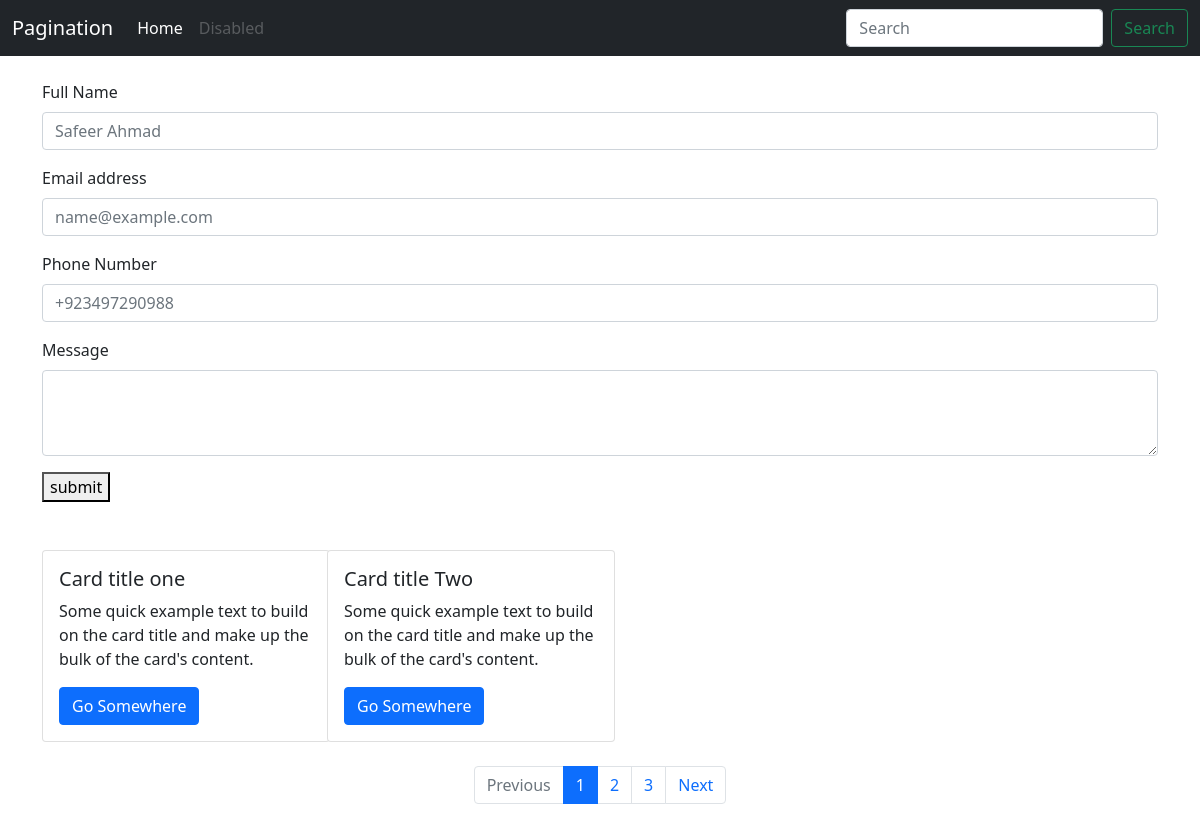
The page / on the database its author committed.
### card/models.py (models this page shows)
class card(models.Model):
    car_title = models.CharField(max_length=23)
    car_desc = HTMLField()
    car_line = models.CharField(max_length= 200)

### pgn/views.py (the view, shortened to what this page needs)
# urls.py: 2. Add a URL to urlpatterns:  path('', views.home, name='home')
def home(request):
    car_var = card.objects.all()
    pagination = Paginator(car_var,2)
    page_number = request.GET.get('page')
    servicedatafinal = pagination.get_page(page_number)
    data = {
        'dt':car_var,
        'servicedata':servicedatafinal,
    }
    return render (request , 'home.html',data)

### templates/home.html (shortened to what this page needs)
{% include 'header.html' %}
<br>
<div class="container">
  <form action="" method="post">
    <div class="mb-3">
    <label for="exampleFormControlInput1" class="form-label">Full Name</label>
    <input type="text" name="name1" class="form-control" id="exampleFormControlInput1" placeholder="Safeer Ahmad">
    </div>
    <div class="mb-3">
    <label for="exampleFormControlInput1" class="form-label">Email address</label>
    <input type="email" name="name" class="form-control" id="exampleFormControlInput1" placeholder="name@example.com">
    </div>
    <div class="mb-3">
    <label for="exampleFormControlInput1" class="form-label">Phone Number</label>
    <input type="number" name="number" class="form-control" id="exampleFormControlInput1" placeholder="+923497290988">
    </div>
    <div class="mb-3">
      <label for="exampleFormControlTextarea1" class="form-label">Message</label>
      <textarea class="form-control" name="message" id="exampleFormControlTextarea1" rows="3"></textarea>
    </div>
    <button type="submit">submit</button>
</form>
</div>
<br><br>
<div class="container">
  <div class="row">
    {% for k in servicedata %}
    <div class="col-md-3 mb-4">
      <div class="card" style="width: 18rem">
        <div class="card-body">
          <h5 class="card-title">{{ k.car_title }}</h5>
          <p class="card-text">
            {{ k.car_desc|truncatechars:100 }}
          </p>
          <a href="#" class="btn btn-primary">{{ k.car_line }}</a>
        </div>
      </div>
    </div>
    {% endfor %}
  </div>
  <nav aria-label="Page navigation example">
    <ul class="pagination justify-content-center">
      {% if servicedata.has_previous %}
        <li class="page-item">
          <a class="page-link" href="?page={{ servicedata.previous_page_number }}">Previous</a>
        </li>
      {% else %}
        <li class="page-item disabled">
          <span class="page-link">Previous</span>
        </li>
      {% endif %}
      {% for num in servicedata.paginator.page_range %}
        {% if servicedata.number == num %}
          <li class="page-item active"><span class="page-link">{{ num }}</span></li>
        {% else %}
          <li class="page-item"><a class="page-link" href="?page={{ num }}">{{ num }}</a></li>
        {% endif %}
      {% endfor %}
      {% if servicedata.has_next %}
        <li class="page-item">
          <a class="page-link" href="?page={{ servicedata.next_page_number }}">Next</a>
        </li>
      {% else %}
        <li class="page-item disabled">
          <span class="page-link">Nesxt</span>
        </li>
      {% endif %}
    </ul>
  </nav>
</div>
  {% include 'footer.html' %}

### templates/header.html (shortened to what this page needs)
<!doctype html>
<html lang="en">
  <head>
    <link href="https://cdn.jsdelivr.net/npm/bootstrap@5.0.2/dist/css/bootstrap.min.css" rel="stylesheet">
  </head>
  <body>
<section>
<nav class="navbar navbar-expand-lg bg-body-tertiary navbar navbar-dark bg-dark">
  <div class="container-fluid">
    <a class="navbar-brand" href="#">Pagination</a>
    <div class="collapse navbar-collapse" id="navbarSupportedContent">
      <ul class="navbar-nav me-auto mb-2 mb-lg-0">
        <li class="nav-item">
          <a class="nav-link active" aria-current="page" href="#">Home</a>
        </li>
        <li class="nav-item">
          <a class="nav-link disabled" aria-disabled="true">Disabled</a>
        </li>
      </ul>
      <form class="d-flex" role="search">
        <input class="form-control me-2" type="search" placeholder="Search" aria-label="Search"/>
        <button class="btn btn-outline-success" type="submit">Search</button>
      </form>
    </div>
  </div>
</nav>
</section>

### templates/footer.html (shortened to what this page needs)
  </body>
</html>

### rows shown on the page
card: car_title "Card title one", car_desc "Some quick example text to build on the card title and make up the bulk of the card's content.", car_line "Go Somewhere"
card: car_title "Card title Two", car_desc "Some quick example text to build on the card title and make up the bulk of the card's content.", car_line "Go Somewhere"

### other values the page prints
{{ num }} "1"
{{ num }} "2" "3"
